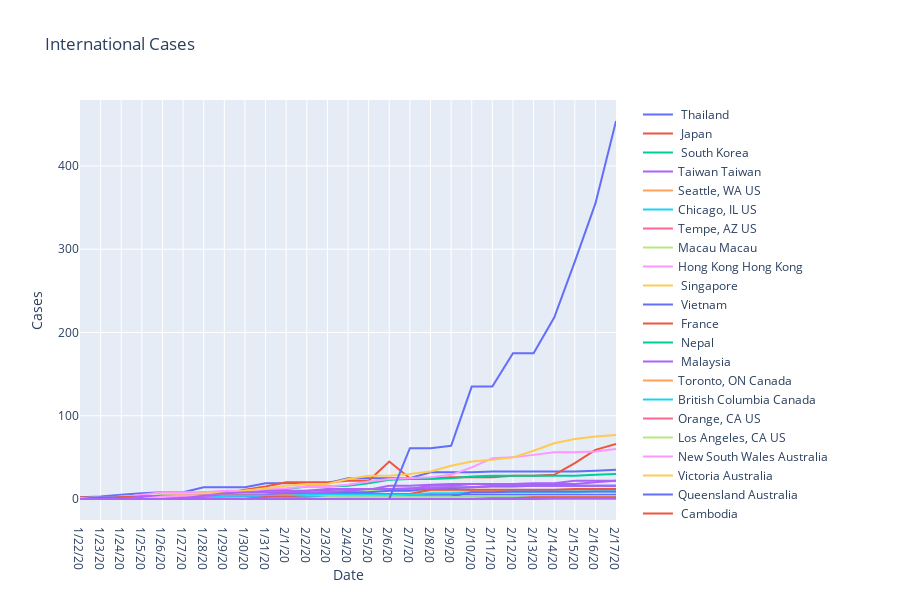

Notebook source saved alongside this figure:
### Code cell
#aggregate by country
#final_df_international
#final_df
#final_df_country=final_df.groupby('Country/Region')  




import plotly.express as px


fig = px.line(final_df_international,title="International Cases", x="Date", y="Cases", color="name", line_group="name", hover_name="name",render_mode="svg")
fig.for_each_trace(lambda t: t.update(name=t.name.replace("name=", "")))
fig.show()
